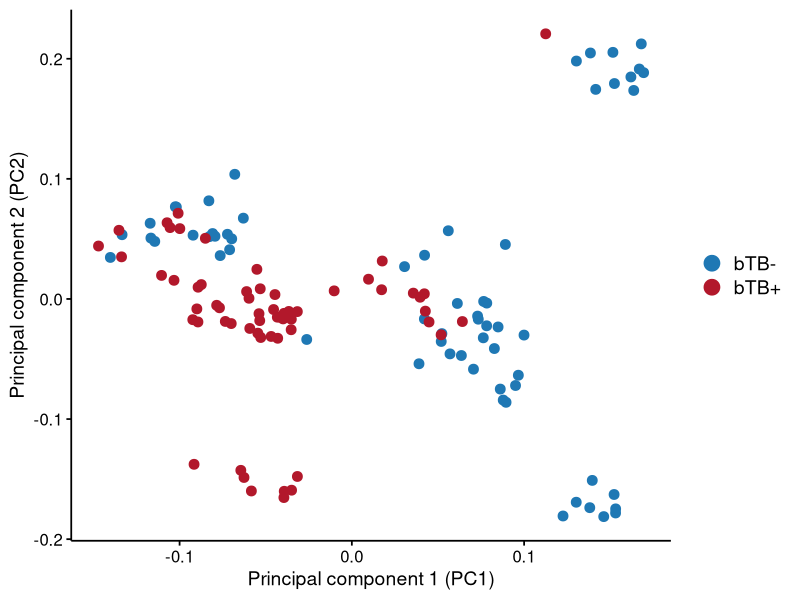
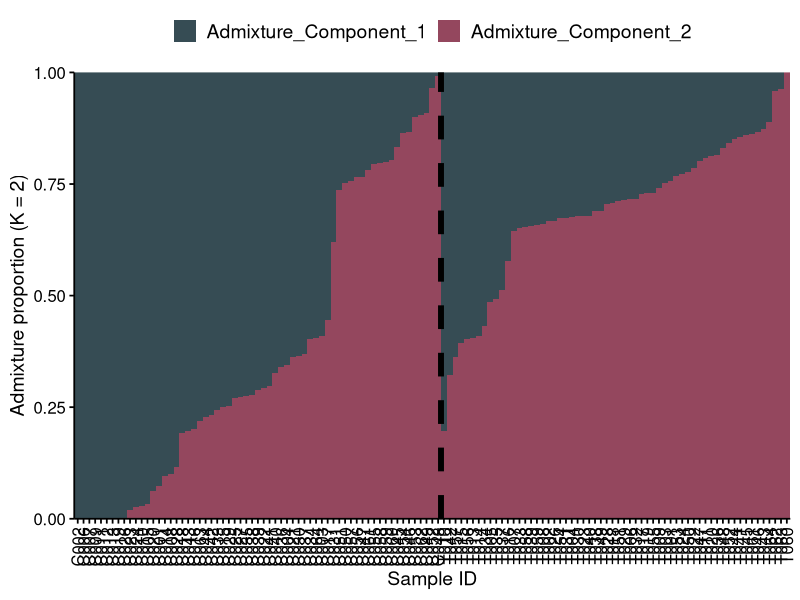
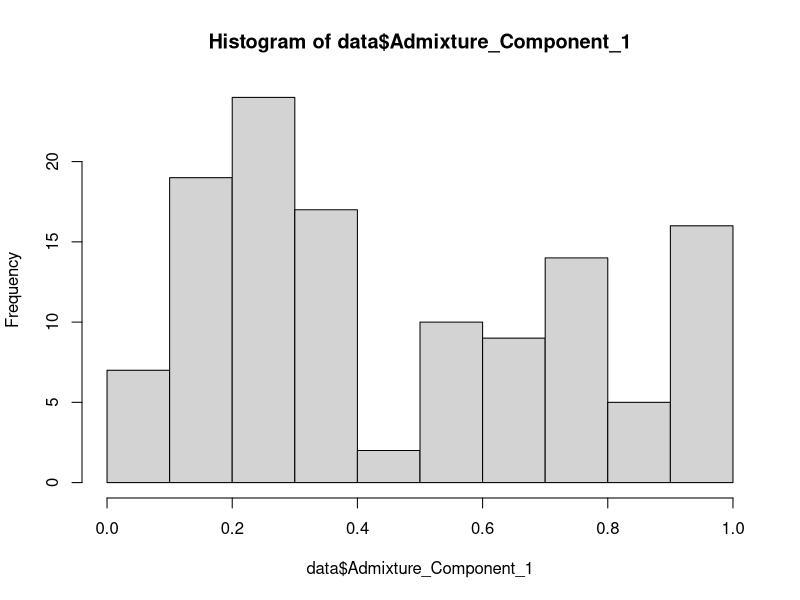
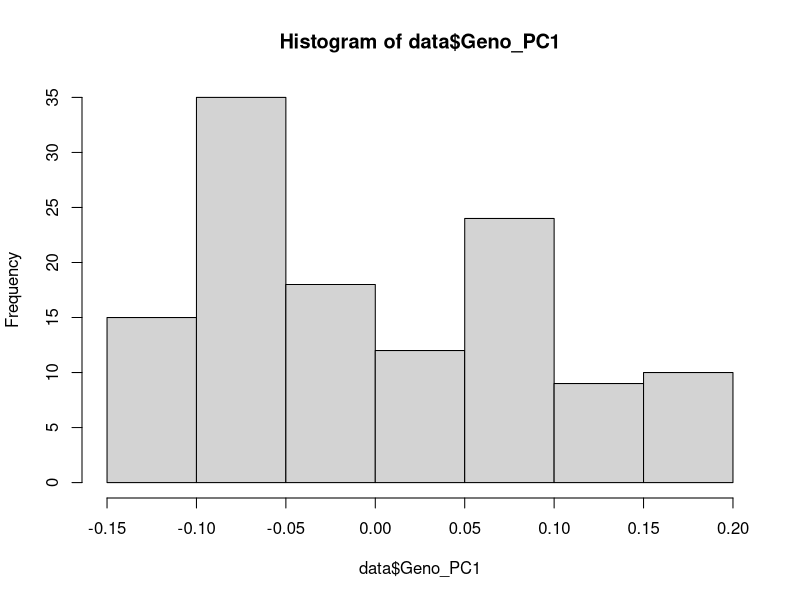
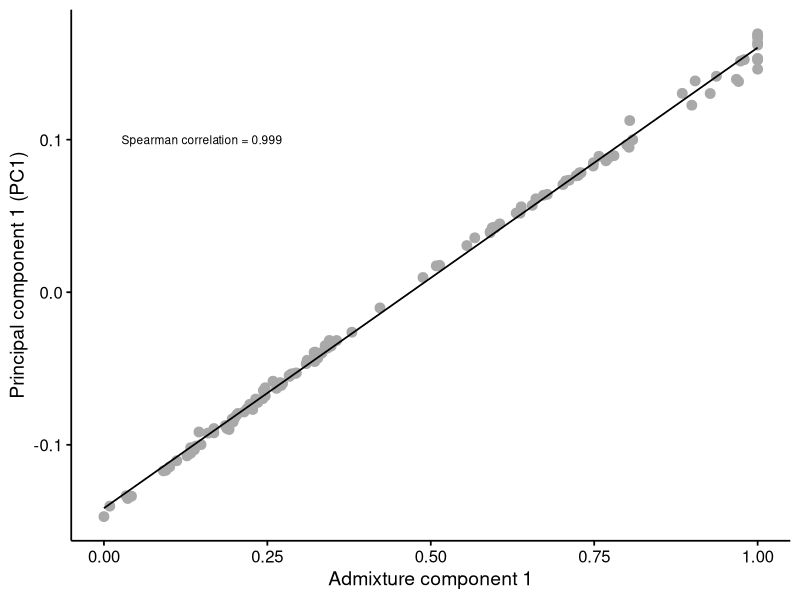

These figures' R source, in order: (Note: this script raises an error after producing the figures.)
## Summary - This script will help us get an understanding of the genetic structure present in
# our bovine tuberculosis (bTB) disease dataset of M. bovis-infected (n = 60) and control non-infected cattle (n = 63) 
# that we will be investigating as part of this workshop. This is important as inter- and 
# intra-breed genomic variation exists, which can impact the host response to infectious disease challenge,
# can confound genome-wide association studies and as such, needs to be controlled for and appreciated.

# Load in libraries
library(tidyverse)
library(data.table)
library(ggplot2)

# Read in the data
data <- read.table('data/Part_I/metadata.txt', header = TRUE, sep = '\t')


# Inspect the data
str(data)

# Look at first 10-rows
head(data, 10)

# Make sure all samples were loaded in
dim(data)


# Some data manipulation
data$Condition <- factor(data$Condition, levels = c("Control", "Infected"), labels = c('bTB-', 'bTB+'))



#########
# Investigating population structure
#########


# PCA plot of genotype data
# PCA generated from ~23,000 SNPs using PLINK v1.9 (https://www.cog-genomics.org/plink/1.9/) 
# and the --pca function, which uses the EIGENSTRAT algorithm to perform PCA on genotype data.
p1 <- ggplot(data, aes(x = Geno_PC1, y = Geno_PC2, color = Condition)) +
  geom_point(size = 3) +
  labs(x = "Principal component 1 (PC1)",
       y = "Principal component 2 (PC2)") +
  guides(color = guide_legend(override.aes = list(size = 5))) +
  theme_classic(base_size = 14) +
  scale_color_manual(values = c("bTB-" = "#1f78b4", "bTB+" = "#b2182b")) +
  # Make it look better with the (theme() function)
  theme(
    axis.line = element_line(colour = "black", linewidth = 0.6),
    axis.ticks = element_line(colour = "black", linewidth = 0.6),
    axis.text = element_text(colour = "black", size = 12),
    axis.title = element_text(colour = "black", size = 14),
    legend.text = element_text(size = 14),
    legend.title = element_blank(),
    legend.position = "right"
  )

p1

# Structure plot of genotype data
# Admixture values generated using ADMIXTURE v1.3.0 (https://dalexander.github.io/admixture/) and the --cv flag to determine the optimal K-value (K = 2).

# Need to format the data into long format (currently in wide format)
# So we can plot the two components as a stacked bar plot

data_admixture <- data %>%
  pivot_longer(
    cols = starts_with("Admixture_Component"),
    names_to = "K",
    values_to = "Proportion"
  )


sample_order <- data_admixture %>%
  filter(K == "Admixture_Component_1") %>%
  arrange(Condition, desc(Proportion)) %>% 
  pull(Sample)

data_admixture <- data_admixture %>%
  mutate(Sample = factor(Sample, levels = sample_order))

  
p2 <- ggplot(data_admixture,
       aes(x = Sample,
           y = Proportion,
           fill = K)) +
  geom_col(width = 1) +
  labs(x = "Sample ID",
       y = "Admixture proportion (K = 2)") +
  scale_fill_manual(values = c(
    "Admixture_Component_1" = "#364C54",
    "Admixture_Component_2" = "#94475E"
  )) + theme_classic(base_size = 14) +
  scale_y_continuous(expand = c(0, 0)) +
  # Make it look better with the (theme() function)
  theme(
    axis.line = element_line(colour = "black", linewidth = 0.6),
    axis.ticks = element_line(colour = "black", linewidth = 0.6),
    axis.text = element_text(colour = "black", size = 12),
    axis.text.x = element_text(colour = "black", size = 12, angle = 90, hjust = 1, vjust = 0.5),
    axis.title = element_text(colour = "black", size = 14),
    legend.text = element_text(size = 14),
    legend.title = element_blank(),
    legend.position = "top"
  ) + geom_vline(xintercept = 63.5, linetype = "dashed", color = "black", size = 0.6, linewidth = 2)

p2

# Do ADMIXTURE and PCA display report compatible information

# We will investigate the relationship between the admixture component 1 and PC1
# The easiest way to assess the relationship between variables x and y is via correlation.


# lets look at the distribution of the two variables
# Assessing the distribution of the data is the first task in any analysis.
# If the data is normally distributed (bell shaped) we can apply parametric tests (e.g., Pearson correlation), if not, we can apply non-parametric tests (e.g., Spearman correlation) or alternatively
# transform the data to a normal distribution e.g., via log transformation

# We will do this in base R as these plots don't need to be fancy
hist(data$Admixture_Component_1)
hist(data$Geno_PC1)

# Dont appear to be normally distributed but can foramally test with shapiro.wilk test
shapiro.test(data$Admixture_Component_1)
shapiro.test(data$Geno_PC1)

# A significant p-value (p < 0.05) indicates that the data is not normally distributed, which is the case for both variables here. 
# As such, we will use a non-parametric test (Spearman) to assess the correlation between the two variables.


admix_pc_cor <- cor.test(data$Admixture_Component_1, data$Geno_PC1, method = "spearman", exact = FALSE)
admix_pc_cor

# report exact p-value
admix_pc_cor$p.value

# This is a highly significant correlation, lets see how it looks visually
p3 <- ggplot(data, aes(x = Admixture_Component_1, y = Geno_PC1)) +
  geom_point(col = 'darkgrey', size = 3) +
  geom_smooth(method = "lm", se = FALSE, color = "black", linewidth = 0.6) +
  labs(x = "Admixture component 1",
       y = "Principal component 1 (PC1)") +
  theme_classic(base_size = 14) +
  # Make it look better with the (theme() function)
  theme(
    axis.line = element_line(colour = "black", linewidth = 0.6),
    axis.ticks = element_line(colour = "black", linewidth = 0.6),
    axis.text = element_text(colour = "black", size = 12),
    axis.title = element_text(colour = "black", size = 14),
    legend.text = element_text(size = 14),
    legend.title = element_blank(),
    legend.position = "right"
  ) + annotate('text', x = 0.15, y = 0.1, label = paste0("Spearman correlation = ", round(admix_pc_cor$estimate, 3)), size = 3)
p3

# PCA and ADMIXTURE information are (relatively) mutually compatible, at least for this ancestry component (K = 2). This is important as it means that the two methods are capturing the same underlying genetic structure in our dataset, which is reassuring.
# However, what is this ancestry component? is it a breed, geographic location, familial, sire-based?
# We hypothesise that principal component of genomic variation (i.e., PC1) can be explained by Holstein breed percentage

hist(data$Holstein_percentage)
shapiro.test(data$Holstein_percentage)


pc_holstein_cor <- cor.test(data$Geno_PC1, data$Holstein_percentage, method = "spearman", exact = FALSE)
pc_holstein_cor
pc_holstein_cor$p.value

admix_holstein_cor <- cor.test(data$Admixture_Component_1, data$Holstein_percentage, method = "spearman", exact = FALSE)
admix_holstein_cor
admix_holstein_cor$p.value

# lets plot this
p4 <- ggplot(data, aes(y = Holstein_percentage, x = Admixture_Component_1)) +
  geom_point(col = 'darkgrey', size = 3) +
  labs(y = "Holstein breed percentage",
       x = "Admixture component 1")  +
  theme_classic(base_size = 14) +
  scale_y_continuous(limits = c(0, 100), breaks = seq(0, 100, by = 20)) +
  scale_x_continuous(limits = c(0, 1), breaks = seq(0, 1, by = 0.2)) +
  # Make it look better with the (theme() function)
  theme(
    axis.line = element_line(colour = "black", linewidth = 0.6),
    axis.ticks = element_line(colour = "black", linewidth = 0.6),
    axis.text = element_text(colour = "black", size = 12),
    axis.title = element_text(colour = "black", size = 14),
    legend.text = element_text(size = 14),
    legend.title = element_blank(),
    legend.position = "right"
  ) + geom_smooth(method = "lm", se = TRUE, color = "steelblue", linewidth = 1) +
  geom_abline(slope = 100, intercept = 0, linetype = "dashed", color = "darkred", size = 0.6, linewidth = 2) +
  annotate('text', x = 0.15, y = 85, label = paste0("Spearman correlation = ", round(admix_holstein_cor$estimate, 3)), size = 3)
p4



# Lets make a publication ready figure of the population structure analyses
library(patchwork)

# Combine the plots into a single figure
combined_plot <- (p1 + p3 + p4) / p2 + plot_annotation(tag_levels = 'A')
combined_plot

# Need to change around the tags
# Because we want admixture plot to be panel B
p1 <- p1 + labs(tag = "A")
p2 <- p2 + labs(tag = "B")
p3 <- p3 + labs(tag = "C")
p4 <- p4 + labs(tag = "D")

combined_plot <- (p1 + p3 + p4) / p2
combined_plot


# save the plot
# Will make it extra wide for the admixture plot
# If you want to save this, uncomment the line below but create the directory results/figures/ first
#ggsave("results/figures/population_structure.pdf", combined_plot, width = 20, height = 10, units = "in", dpi = 600)

## evaluate the correlation between genoPC1 and Holstein%.
